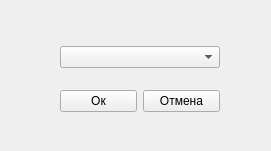
<?xml version="1.0" encoding="UTF-8"?>
<ui version="4.0">
 <class>TtTuplePartSetCObject</class>
 <widget class="QWidget" name="TtTuplePartSetCObject">
  <property name="geometry">
   <rect>
    <x>0</x>
    <y>0</y>
    <width>271</width>
    <height>151</height>
   </rect>
  </property>
  <property name="windowTitle">
   <string>Установка объекта</string>
  </property>
  <widget class="QWidget" name="verticalLayoutWidget">
   <property name="geometry">
    <rect>
     <x>60</x>
     <y>30</y>
     <width>160</width>
     <height>99</height>
    </rect>
   </property>
   <layout class="QVBoxLayout" name="verticalLayout_2">
    <item>
     <widget class="QComboBox" name="comboBox">
      <property name="currentText">
       <string/>
      </property>
      <property name="placeholderText">
       <string>Выберите объект...</string>
      </property>
     </widget>
    </item>
    <item>
     <layout class="QHBoxLayout" name="horizontalLayout_2" stretch="0,0">
      <property name="sizeConstraint">
       <enum>QLayout::SetDefaultConstraint</enum>
      </property>
      <item>
       <widget class="QPushButton" name="pushButton_3">
        <property name="sizePolicy">
         <sizepolicy hsizetype="Fixed" vsizetype="Fixed">
          <horstretch>0</horstretch>
          <verstretch>0</verstretch>
         </sizepolicy>
        </property>
        <property name="text">
         <string>Ок</string>
        </property>
        <property name="shortcut">
         <string>Return</string>
        </property>
       </widget>
      </item>
      <item>
       <widget class="QPushButton" name="pushButton_4">
        <property name="sizePolicy">
         <sizepolicy hsizetype="Fixed" vsizetype="Fixed">
          <horstretch>0</horstretch>
          <verstretch>0</verstretch>
         </sizepolicy>
        </property>
        <property name="text">
         <string>Отмена</string>
        </property>
        <property name="shortcut">
         <string>Esc</string>
        </property>
       </widget>
      </item>
     </layout>
    </item>
   </layout>
  </widget>
 </widget>
 <resources/>
 <connections>
  <connection>
   <sender>pushButton_4</sender>
   <signal>clicked()</signal>
   <receiver>TtTuplePartSetCObject</receiver>
   <slot>close()</slot>
   <hints>
    <hint type="sourcelabel">
     <x>180</x>
     <y>92</y>
    </hint>
    <hint type="destinationlabel">
     <x>135</x>
     <y>82</y>
    </hint>
   </hints>
  </connection>
 </connections>
</ui>
